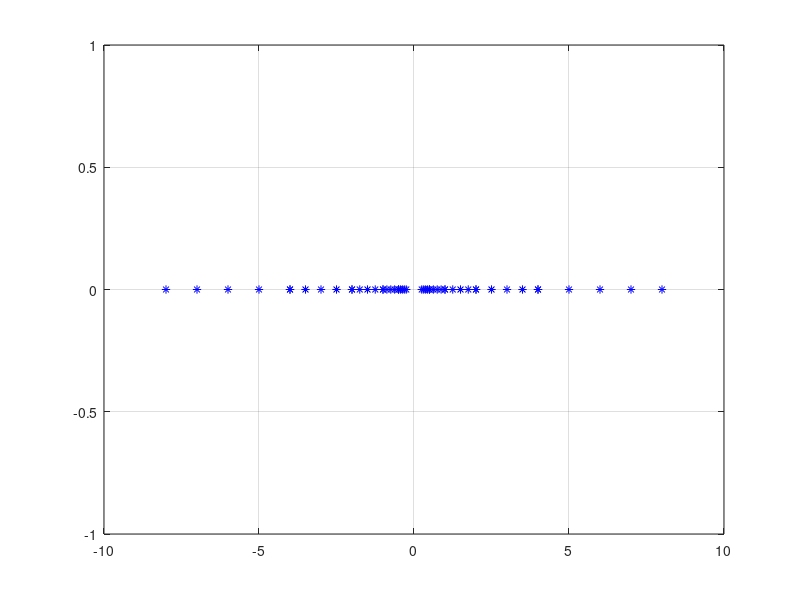

Recreate this plot in MATLAB.
% script pour visualiser l'ensemble F(B,t,L,U)

%parametres
B=2;
t=3;
L=-1;
U=3;

%calculer la moitié de la taille de l'ensemble
n=B^(t-1)*(B-1)*(U-L+1);

%inialiser Y
Y=zeros(1,n);

i=1;
%boucle principale
for e=L:U
   for m =B^(t-1):B^t 
       Y(i)=m*B^(e-t);
       i=i+1;
   end
end

%ajouter la partie négative
Y1=sort(-Y);

%concatener
F=[Y1,Y];

%representation graphiques
plot(F,zeros(size(F)),'b*')
grid on